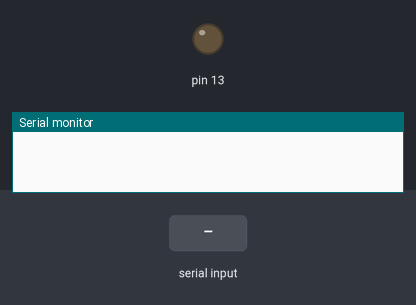
Simulated run of this sketch. Board: Arduino Uno, built with avr-gcc and run on an emulated ATmega328P. Shown: output pins drawn as LEDs (lit = HIGH), the last lines printed to the serial monitor. The inputs (shaded band) are chosen by the test bench.

Above: at 1.2 s.
1.3 s: "1\n" received over Serial
At 3.1 s:
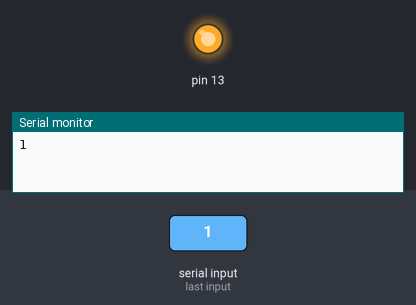
Timing chart, 0 to 4.6 s (numbered marks = the images above; inputs shaded):
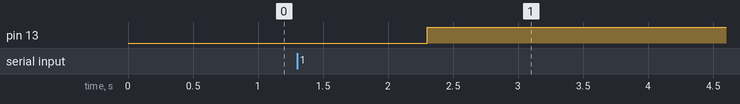

Measured:
- after the input at 1.3 s, pin 13: LOW → HIGH after 1.0 s

The sketch:

data_Receive_Test.ino
```cpp
String serialData;
void setup() {
  // put your setup code here, to run once:
  Serial.begin(9600);
  pinMode(13,OUTPUT);
}

void loop() {
  // put your main code here, to run repeatedly:
  if (Serial.available())
  {
      serialData = Serial.readString();
      //Serial.print(serialData);
      String yval= serialData.substring(0,1);
      String zval= serialData.substring(2,3);
      int y_val= yval.toInt();
      int z_val =zval.toInt();
      if (y_val == 1)
    {
        Serial.print(y_val);
        digitalWrite(13,HIGH);}
      //else{
        //digitalWrite(13,LOW);
      }

}
```
